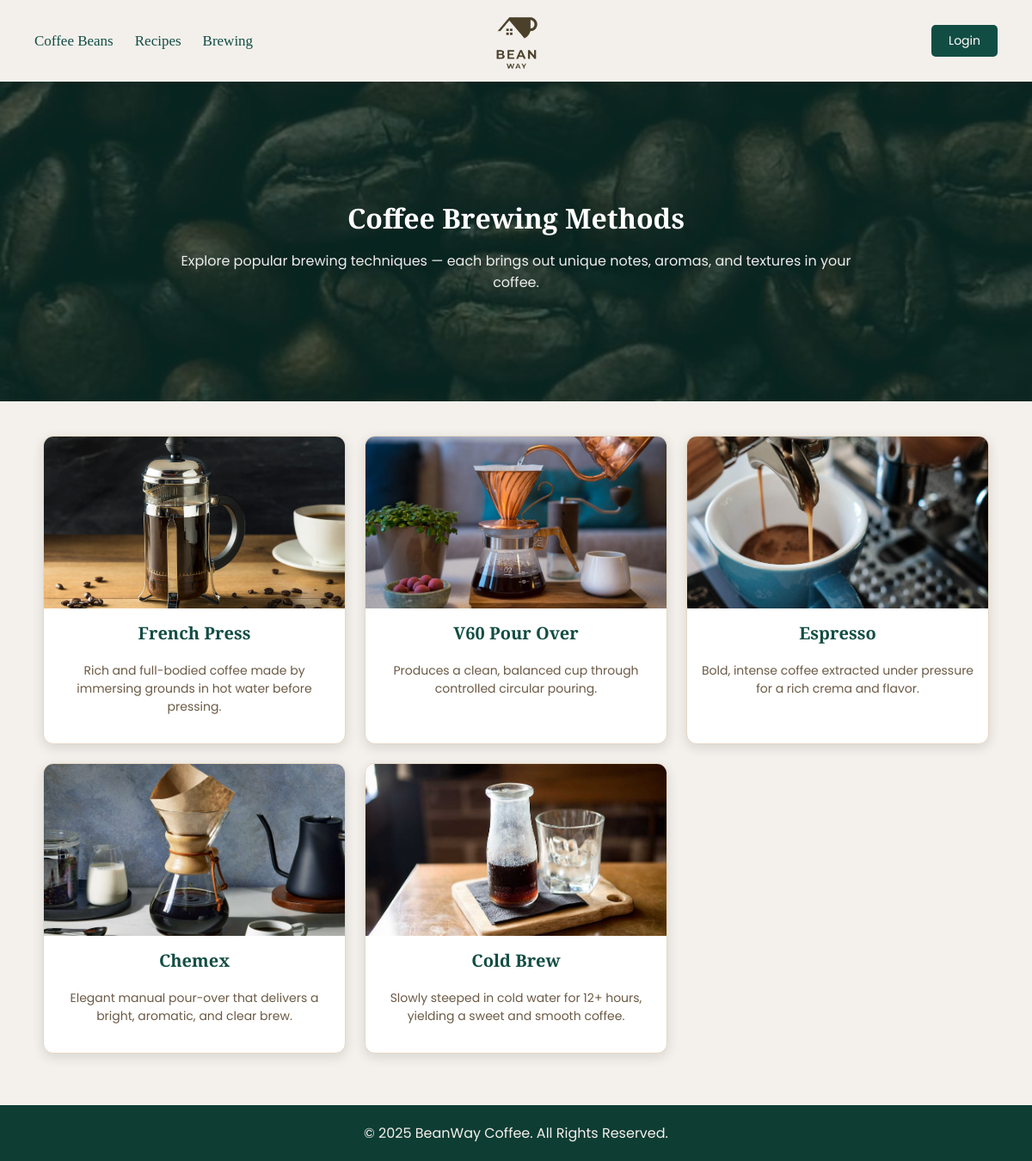
Page /brewing.php on the committed database.
### tables this page shows
CREATE TABLE `brewing_methods` (
  `MethodID` int(11) NOT NULL,
  `Name` varchar(50) NOT NULL,
  `Description` text NOT NULL,
  `Image` varchar(255) NOT NULL
);

### brewing.php (the view, shortened to what this page needs)
<?php
require 'db_connect.php';
include 'header.php';
?>
  <section class="intro">
    <div class="intro-content">
      <h2>Coffee Brewing Methods</h2>
      <p>Explore popular brewing techniques — each brings out unique notes, aromas, and textures in your coffee.</p>
    </div>
  </section>
  <main>
    <div class="grid">
      <?php
      $sql = "SELECT * FROM brewing_methods";
      $result = $conn->query($sql);
      if ($result && $result->num_rows > 0) {
          while($row = $result->fetch_assoc()) {
              echo '<div class="card">';
              echo '<img src="' . htmlspecialchars($row['Image']) . '" alt="' . htmlspecialchars($row['Name']) . '">';
              echo '<h3>' . htmlspecialchars($row['Name']) . '</h3>';
              echo '<p>' . htmlspecialchars($row['Description']) . '</p>';
              echo '</div>';
          }
      } else {
          echo "<p style='grid-column: 1/-1; text-align:center;'>No brewing methods found.</p>";
      }
      ?>
    </div>
  </main>
<?php include 'footer.php'; ?>

### header.php (shortened to what this page needs)
<?php
$isLoggedIn = isset($_SESSION['user_id']);
?>
<!DOCTYPE html>
<html lang="en">
<head>
  <link rel="stylesheet" href="https://cdnjs.cloudflare.com/ajax/libs/font-awesome/6.5.0/css/all.min.css"/>
</head>
<body>
<header>
  <div class="nav-container">
    <nav class="nav-left">
      <a href="beans.php">Coffee Beans</a>
      <a href="recipes.php">Recipes</a>
      <a href="brewing.php">Brewing</a>
    </nav>
    <div class="nav-center">
      <a href="index.php">
          <img src="images/Logo.png" alt="BeanWay Logo">
      </a>
    </div>
    <div class="nav-right">
      <?php if ($isLoggedIn): ?>
          <a href="logout.php" class="auth-btn">Logout</a>
      <?php else: ?>
          <a href="login.php" class="auth-btn">Login</a>
      <?php endif; ?>
    </div>
  </div>
</header>

### footer.php
<footer style="background-color:#0E3D34; color:#F4F1EC; text-align:center; padding:20px; margin-top:50px;">
    <div class="copyright">
      © 2025 BeanWay Coffee. All Rights Reserved.
    </div>
  </footer>
</body>
</html>

### header.php (style rules this page uses)
body { font-family: "Poppins", sans-serif; margin: 0; padding: 0; background-color: #F4F1EC; color: #124D43; }
header { background-color: rgba(244, 241, 236, 0.95); box-shadow: 0 2px 10px rgba(0,0,0,0.08); padding: 10px 40px; position: relative; z-index: 100; }
.nav-container { max-width: 1200px; margin: 0 auto; display: flex; justify-content: space-between; align-items: center; }
.nav-left, .nav-right { flex: 1; display: flex; align-items: center; }
.nav-right { justify-content: flex-end; }
.nav-left a { text-decoration: none; color: #124D43; margin-right: 25px; font-family: "Playfair Display", serif; font-size: 17px; transition: 0.3s; }
.nav-center { flex: 0; text-align: center; }
.nav-center img { height: 75px; display: block; transition: transform 0.3s; }
.auth-btn { background-color: #124D43; color: #fff; padding: 8px 20px; border-radius: 5px; text-decoration: none; font-size: 14px; transition: 0.3s; }

### brewing.php (style rules this page uses)
.intro { background: url("images/coffee.jpg") center/cover no-repeat; position: relative; color: #fff; text-align: center; padding: 110px 20px; margin-bottom: 40px; }
.intro::before { content: ""; position: absolute; inset: 0; background: rgba(14,61,52,0.6); z-index: 0; }
.intro-content { position: relative; z-index: 1; max-width: 800px; margin: auto; }
.intro-content h2 { font-family: "Playfair Display", serif; font-size: 32px; margin-bottom: 10px; color:#fff; }
.intro-content p { color: #EDEDED; }
main { max-width: 1100px; margin: 0 auto 60px; padding: 0 20px; }
.grid { display: grid; grid-template-columns: repeat(3, 1fr); gap: 22px; }
.card { background: #FFFFFF; border: 1px solid #E6D7C3; border-radius: 12px; box-shadow: 0 4px 14px rgba(0,0,0,0.12); text-align: center; overflow: hidden; transition: transform .25s ease, box-shadow .25s ease; }
.card img { width: 100%; height: 200px; object-fit: cover; display: block; }
.card h3 { font-family: "Playfair Display", serif; color: #124D43; margin-top: 15px; font-size: 20px; }
.card p { color: #6b5a46; font-size: 14px; padding: 0 14px 18px; }

### rows in the picture
brewing_methods: Image (picture), Name "French Press", Description "Rich and full-bodied coffee made by immersing grounds in hot water before pressing."
brewing_methods: Image (picture), Name "V60 Pour Over", Description "Produces a clean, balanced cup through controlled circular pouring."
brewing_methods: Image (picture), Name "Espresso", Description "Bold, intense coffee extracted under pressure for a rich crema and flavor."
brewing_methods: Image (picture), Name "Chemex", Description "Elegant manual pour-over that delivers a bright, aromatic, and clear brew."
brewing_methods: Image (picture), Name "Cold Brew", Description "Slowly steeped in cold water for 12+ hours, yielding a sweet and smooth coffee."
